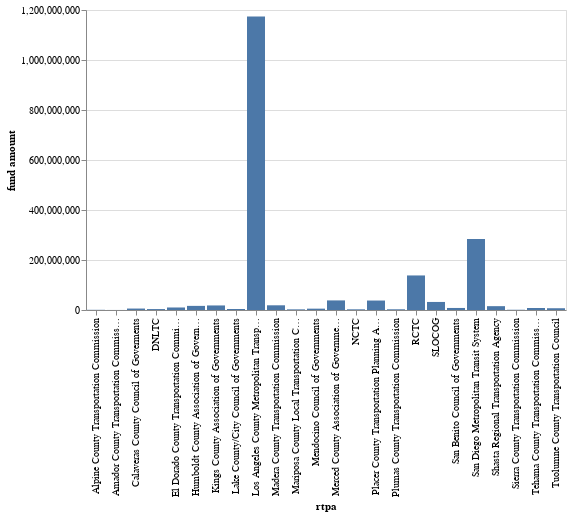

The notebook cell this image was saved under:
### Code cell
by_rtpa = melt.groupby(["rtpa"]).agg({
    "fund amount": "sum",
    "project": "nunique"
}).reset_index()

make_bar(by_rtpa, "rtpa", "fund amount")

### Figure 1 — Vega-Lite specification as saved in the notebook (floating-point values rounded to 4 significant figures)
{"config": {"view": {"continuousWidth": 300, "continuousHeight": 300}}, "data": {"name": "data-e9f3e5028f92c8836900c7cc5c226b47"}, "mark": {"type": "bar"}, "encoding": {"x": {"field": "rtpa", "type": "nominal"}, "y": {"field": "fund amount", "type": "quantitative"}}, "$schema": "https://vega.github.io/schema/vega-lite/v5.17.0.json", "datasets": {"data-e9f3e5028f92c8836900c7cc5c226b47": [{"rtpa": "Alpine County Transportation Commission", "fund amount": 739517, "project": 1}, {"rtpa": "Amador County Transportation Commission", "fund amount": 175000, "project": 0}, {"rtpa": "Calaveras County Council of Goverments", "fund amount": 5798936, "project": 1}, {"rtpa": "DNLTC", "fund amount": 3756248, "project": 2}, {"rtpa": "El Dorado County Transportation Commission", "fund amount": 10057638, "project": 2}, {"rtpa": "Humboldt County Association of Governments", "fund amount": 16492428, "project": 3}, {"rtpa": "Kings County Association of Governments", "fund amount": 18204049, "project": 9}, {"rtpa": "Lake County/City Council of Governments", "fund amount": 4077103, "project": 2}, {"rtpa": "Los Angeles County Metropolitan Transportation Authority", "fund amount": 1173924082, "project": 3}, {"rtpa": "Madera County Transportation Commission", "fund amount": 18811247, "project": 5}, {"rtpa": "Mariposa County Local Transportation Commission", "fund amount": 2571256, "project": 1}, {"rtpa": "Mendocino Council of Governments", "fund amount": 5353525, "project": 2}, {"rtpa": "Merced County Association of Governments (MCAG)", "fund amount": 38377592, "project": 12}, {"rtpa": "NCTC", "fund amount": 2722336, "project": 3}, {"rtpa": "Placer County Transportation Planning Agency (PCTPA)", "fund amount": 37851991, "project": 9}, {"rtpa": "Plumas County Transportation Commission", "fund amount": 2824039, "project": 5}, {"rtpa": "RCTC", "fund amount": 138210990, "project": 3}, {"rtpa": "SLOCOG", "fund amount": 32217200, "project": 24}, {"rtpa": "San Benito Council of Governments ", "fund amount": 8160164, "project": 4}, {"rtpa": "San Diego Metropolitan Transit System", "fund amount": 283651605, "project": 12}, {"rtpa": "Shasta Regional Transportation Agency", "fund amount": 15375548, "project": 5}, {"rtpa": "Sierra County Transportation Commission", "fund amount": 973816, "project": 4}, {"rtpa": "Tehama County Transportation Commission ", "fund amount": 8115138, "project": 3}, {"rtpa": "Tuolumne County Transportation Council", "fund amount": 7061054, "project": 4}]}}
